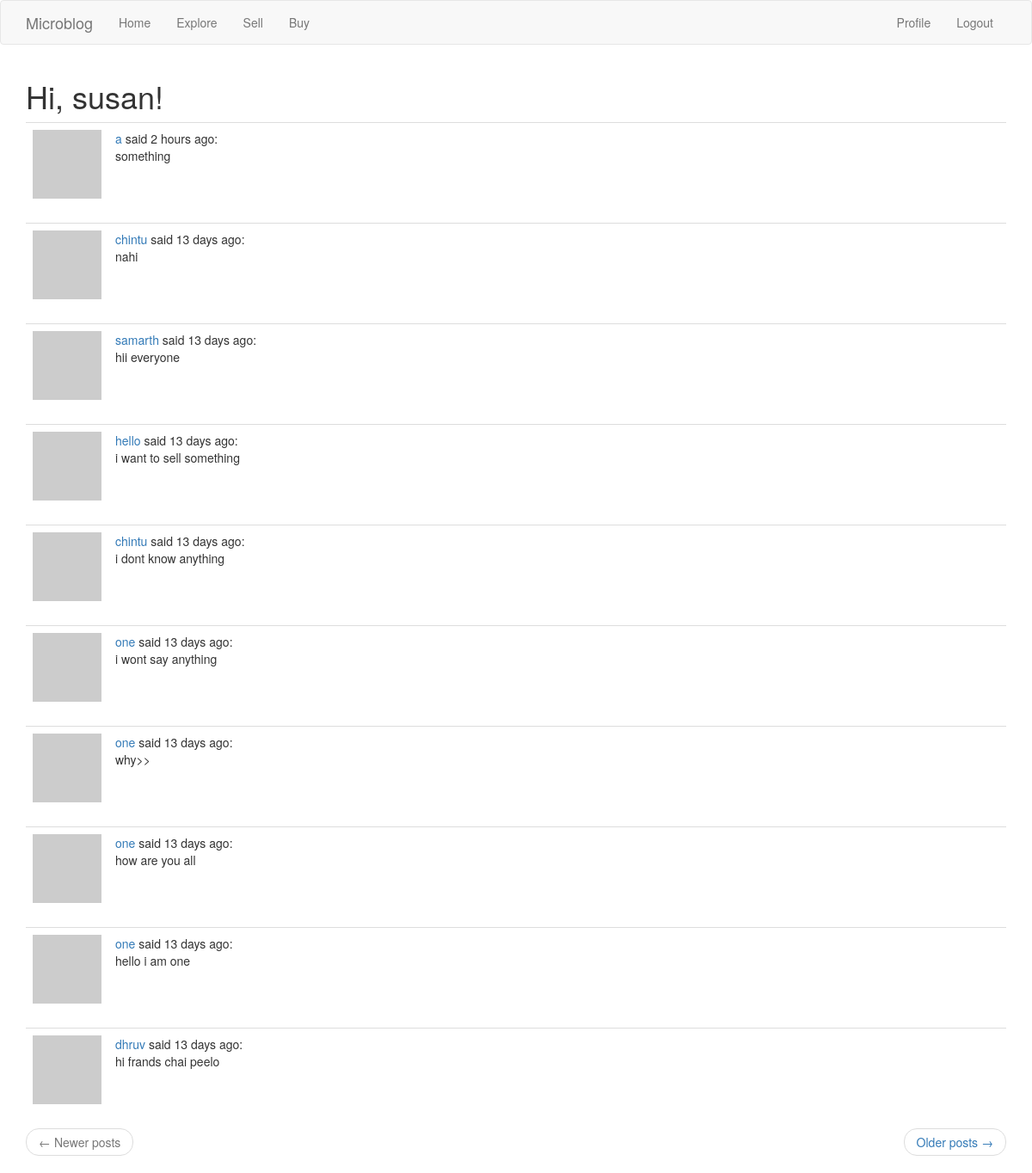
The page /explore (signed in) on the database as committed earlier.
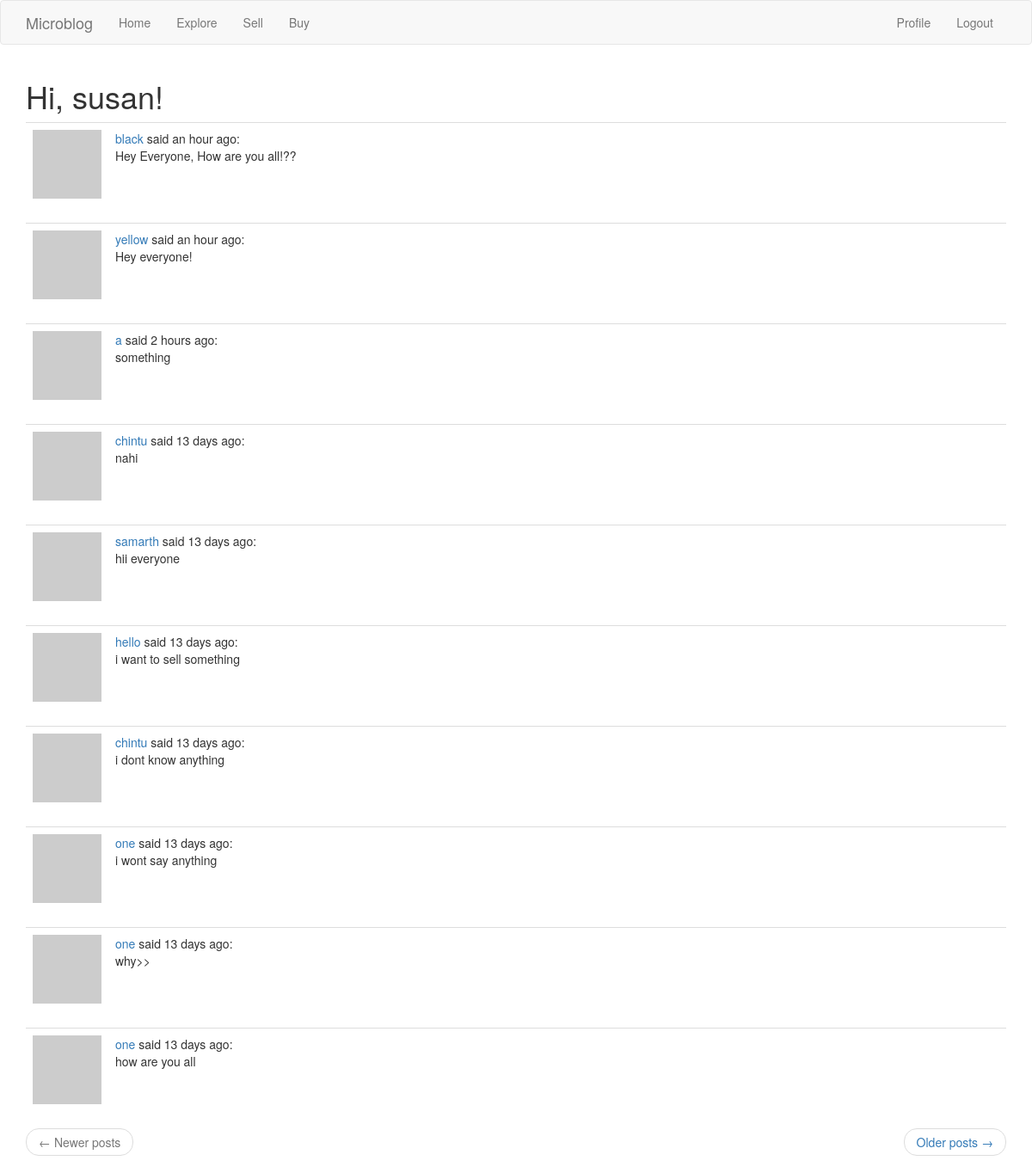
The same page on the database as committed later.
### app/models.py (models this page shows, shortened)
class Post(db.Model):
    id = db.Column(db.Integer, primary_key=True)
    body = db.Column(db.String(140))
    timestamp = db.Column(db.DateTime, index=True, default=datetime.utcnow)
    user_id = db.Column(db.Integer, db.ForeignKey('user.id'))

class User(UserMixin, db.Model):
    id = db.Column(db.Integer, primary_key=True)
    username = db.Column(db.String(64), index=True, unique=True)
    email = db.Column(db.String(120), index=True, unique=True)
    password_hash = db.Column(db.String(128))
    about_me = db.Column(db.String(140))
    gender = db.Column(db.Boolean)
    followed = db.relationship(
        'User', secondary=followers,
        primaryjoin=(followers.c.follower_id == id),
        secondaryjoin=(followers.c.followed_id == id),
        backref=db.backref('followers', lazy='dynamic'), lazy='dynamic')
    last_seen = db.Column(db.DateTime, default=datetime.utcnow)
    posts = db.relationship('Post', backref='author', lazy='dynamic')
    products = db.relationship('Product', backref='author', lazy='dynamic')
    def avatar(self, size):
        digest = md5(self.email.lower().encode('utf-8')).hexdigest()
        return 'https://www.gravatar.com/avatar/{}?d=identicon&s={}'.format(
            digest, size)

### app/routes.py (the view)
@app.route('/explore')
@login_required
def explore():
    page = request.args.get('page', 1, type=int)
    posts = Post.query.order_by(Post.timestamp.desc()).paginate(
        page, app.config['POSTS_PER_PAGE'], False)
    next_url = url_for('explore', page=posts.next_num) \
        if posts.has_next else None
    prev_url = url_for('explore', page=posts.prev_num) \
        if posts.has_prev else None
    return render_template("index.html", title='Explore', posts=posts.items,
                          next_url=next_url, prev_url=prev_url)

### app/models.py (called while the page is built)
@login.user_loader
def load_user(id):
    return User.query.get(int(id))

### app/routes.py (called while the page is built)
@app.before_request
def before_request():
    if current_user.is_authenticated:
        current_user.last_seen = datetime.utcnow()
        db.session.commit()

### app/templates/index.html (shortened to what this page needs)
{% extends "base.html" %}
{% import 'bootstrap/wtf.html' as wtf %}
{% block app_content %}
    <h1>Hi, {{ current_user.username }}!</h1>
    {% for post in posts %}
        {% include '_post.html' %}
    {% endfor %}
    <nav aria-label="...">
        <ul class="pager">
            <li class="previous{% if not prev_url %} disabled{% endif %}">
                <a href="{{ prev_url or '#' }}">
                    <span aria-hidden="true">&larr;</span> Newer posts
                </a>
            </li>
            <li class="next{% if not next_url %} disabled{% endif %}">
                <a href="{{ next_url or '#' }}">
                    Older posts <span aria-hidden="true">&rarr;</span>
                </a>
            </li>
        </ul>
    </nav>
{% endblock %}

### app/templates/_post.html
<table class="table table-hover">
        <tr>
            <td width="50px">
                <a href="{{ url_for('user', username=post.author.username) }}">
                    <img src="{{ post.author.avatar(50) }}" />
                </a>
            </td>
            <td>
                <a href="{{ url_for('user', username=post.author.username) }}">
                    {{ post.author.username }}
                </a>
                said {{ moment(post.timestamp).fromNow() }}:
                <br>
                {{ post.body }}
            </td>
        </tr>
    </table>

Rows that differ between the two databases and show on the page:
no longer on this page (row unchanged): Post: author.username "one", timestamp "13 days ago", body "hello i am one"
no longer on this page (row unchanged): Post: author.username "dhruv", timestamp "13 days ago", body "hi frands chai peelo"
added Post: author.username "black", timestamp "an hour ago", body "Hey Everyone, How are you all!??"
added Post: author.username "yellow", timestamp "an hour ago", body "Hey everyone!"
